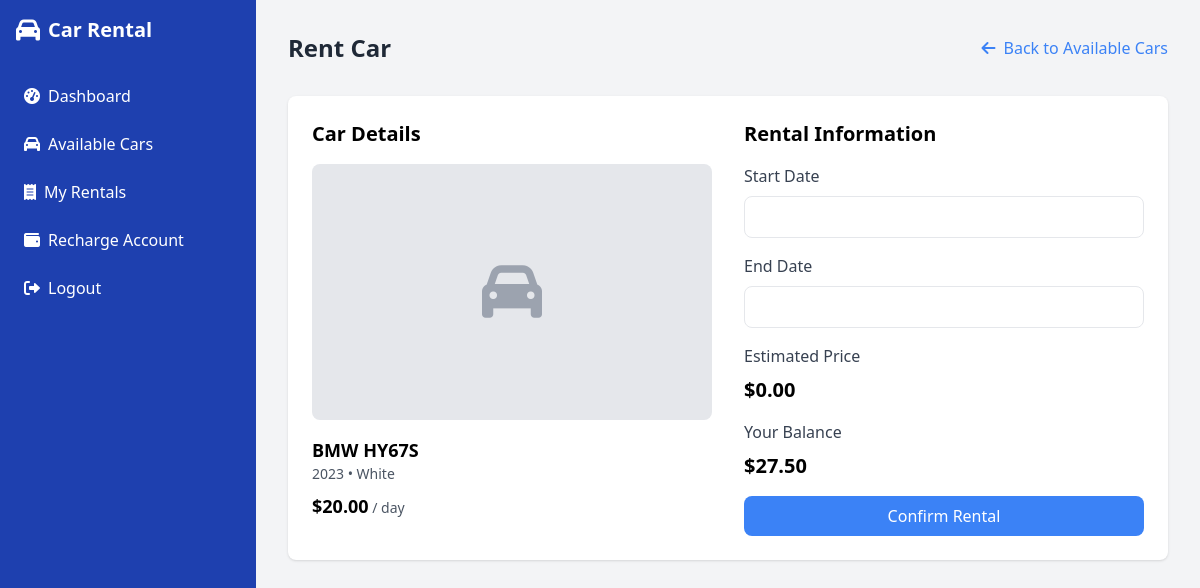
Screenshot of /customer/rent_car.php?id=1 (signed in) with the database file from the repository.
### tables this page shows
CREATE TABLE cars (
  id int(11) NOT NULL,
  make varchar(50) NOT NULL,
  model varchar(50) NOT NULL,
  year int(11) NOT NULL,
  color varchar(30) NOT NULL,
  price_per_day decimal(10,2) NOT NULL,
  available tinyint(1) DEFAULT 1,
  image_path varchar(255) DEFAULT NULL,
  created_at timestamp NOT NULL DEFAULT current_timestamp()
);

CREATE TABLE users (
  id int(11) NOT NULL,
  username varchar(50) NOT NULL,
  password varchar(255) NOT NULL,
  email varchar(100) NOT NULL,
  role enum('admin','customer') NOT NULL,
  balance decimal(10,2) DEFAULT 0.00,
  created_at timestamp NOT NULL DEFAULT current_timestamp()
);

### customer/rent_car.php (the view, shortened to what this page needs)
<?php
require_once '../includes/db_connect.php';
$car_id = $_GET['id'];
$stmt = $conn->prepare("SELECT * FROM cars WHERE id = :id AND available = TRUE");
$stmt->bindParam(':id', $car_id);
$stmt->execute();
$car = $stmt->fetch(PDO::FETCH_ASSOC);
?>
<!DOCTYPE html>
<html lang="en">
<head>
    <script src="https://cdn.tailwindcss.com"></script>
    <link rel="stylesheet" href="https://cdnjs.cloudflare.com/ajax/libs/font-awesome/6.0.0-beta3/css/all.min.css">
    <link rel="stylesheet" href="https://cdn.jsdelivr.net/npm/flatpickr/dist/flatpickr.min.css">
</head>
<body class="bg-gray-100">
    <div class="flex h-screen">
        <?php include 'dashboard.php'; ?>
        <div class="flex-1 p-8">
            <div class="flex justify-between items-center mb-8">
                <h2 class="text-2xl font-bold text-gray-800">Rent Car</h2>
                <a href="available_cars.php" class="text-blue-500 hover:underline">
                    <i class="fas fa-arrow-left mr-1"></i> Back to Available Cars
                </a>
            </div>
            <div class="bg-white p-6 rounded-lg shadow">
                <div class="grid grid-cols-1 md:grid-cols-2 gap-8">
                    <div>
                        <h3 class="text-xl font-bold mb-4">Car Details</h3>
                        <div class="bg-gray-200 h-64 flex items-center justify-center mb-4 rounded-lg">
                            <?php if ($car['image_path']): ?>
                                <img src="../<?php echo $car['image_path']; ?>" alt="<?php echo $car['make'] . ' ' . $car['model']; ?>" class="h-full object-cover">
                            <?php else: ?>
                                <i class="fas fa-car text-6xl text-gray-400"></i>
                            <?php endif; ?>
                        </div>
                        <h4 class="font-bold text-lg"><?php echo $car['make'] . ' ' . $car['model']; ?></h4>
                        <p class="text-gray-600 text-sm"><?php echo $car['year'] . ' • ' . $car['color']; ?></p>
                        <p class="mt-2 text-lg font-bold">$<?php echo number_format($car['price_per_day'], 2); ?><span class="text-sm font-normal text-gray-600"> / day</span></p>
                    </div>
                    <div>
                        <h3 class="text-xl font-bold mb-4">Rental Information</h3>
                        <form method="POST">
                            <div class="mb-4">
                                <label for="start_date" class="block text-gray-700 mb-2">Start Date</label>
                                <input type="text" id="start_date" name="start_date"
                                       class="w-full px-4 py-2 border rounded-lg focus:outline-none focus:ring-2 focus:ring-blue-500"
                                       required>
                            </div>
                            <div class="mb-4">
                                <label for="end_date" class="block text-gray-700 mb-2">End Date</label>
                                <input type="text" id="end_date" name="end_date"
                                       class="w-full px-4 py-2 border rounded-lg focus:outline-none focus:ring-2 focus:ring-blue-500"
                                       required>
                            </div>
                            <div class="mb-4">
                                <label class="block text-gray-700 mb-2">Estimated Price</label>
                                <div id="price_estimate" class="text-xl font-bold">$0.00</div>
                            </div>
                            <div class="mb-4">
                                <label class="block text-gray-700 mb-2">Your Balance</label>
                                <div class="text-xl font-bold">$<?php echo number_format($balance, 2); ?></div>
                            </div>
                            <button type="submit"
                                    class="w-full bg-blue-500 text-white py-2 px-4 rounded-lg hover:bg-blue-600 transition duration-200">
                                Confirm Rental
                            </button>
                        </form>
                    </div>
                </div>
            </div>
        </div>
    </div>
</body>
</html>

### rows the page displays
cars: make "BMW", model "HY67S", year "2023", color "White", price_per_day "20.00"
users: balance "27.50"
